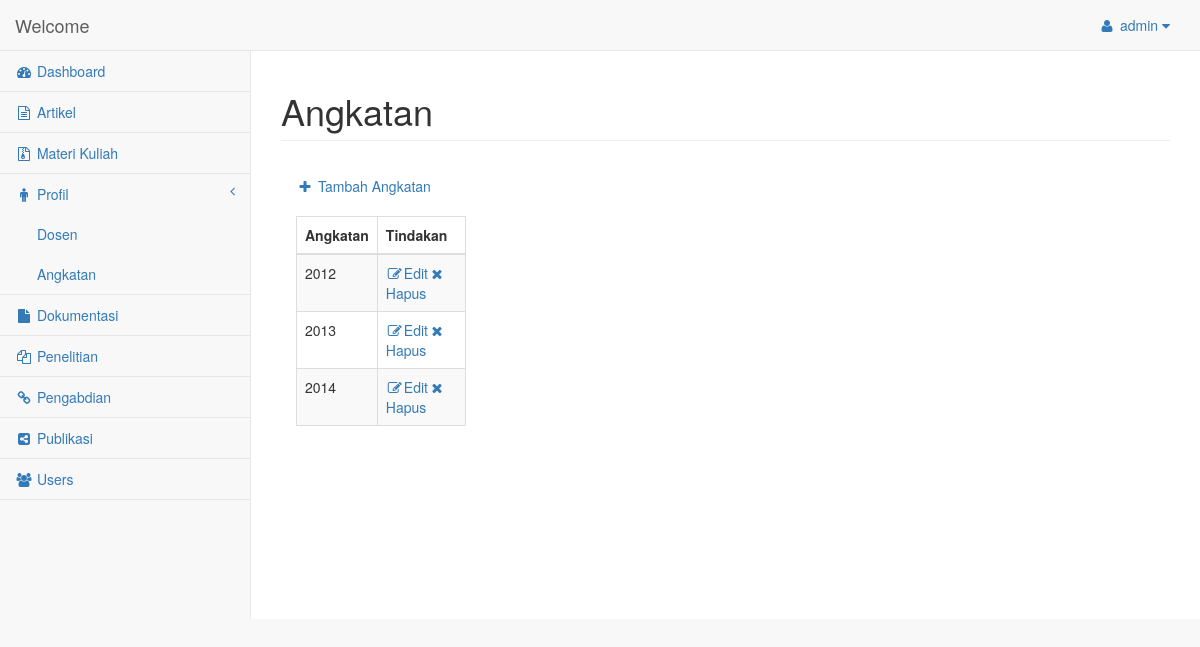
The app's page /angkatan.php (signed in) with its own data.
### tables this page shows
CREATE TABLE IF NOT EXISTS `profil_angkatan` (
  `id` int(10) NOT NULL AUTO_INCREMENT,
  `Angkatan` varchar(10) NOT NULL,
  `Deskripsi` longtext NOT NULL,
  `gambar` varchar(100) NOT NULL,
  PRIMARY KEY (`id`)
);

### angkatan.php (the view, shortened to what this page needs)
<?php
  $username = $_SESSION['user'];
?>
<!DOCTYPE html>
<html lang="en">
<head>
      <link href="bower_components/bootstrap/dist/css/bootstrap.min.css" rel="stylesheet">
      <link href="bower_components/metisMenu/dist/metisMenu.min.css" rel="stylesheet">
      <link href="dist/css/timeline.css" rel="stylesheet">
      <link href="dist/css/sb-admin-2.css" rel="stylesheet">
      <link href="bower_components/morrisjs/morris.css" rel="stylesheet">
      <link href="bower_components/font-awesome/css/font-awesome.min.css" rel="stylesheet" type="text/css">
</head>
<body>
    <div id="wrapper">
        <nav class="navbar navbar-default navbar-static-top" role="navigation" style="margin-bottom: 0">
            <div class="navbar-header">
                <a class="navbar-brand" href="dashboard.php">Welcome</a>
            </div>
            <ul class="nav navbar-top-links navbar-right">
                <li class="dropdown">
                    <a class="dropdown-toggle" data-toggle="dropdown" href="#">
                       <i class="fa fa-user fa-fw"></i> <?php echo $username ?> <i class="fa fa-caret-down"></i>
                    </a>
                </li>
            </ul>
            <div class="navbar-default sidebar" role="navigation">
                <div class="sidebar-nav navbar-collapse">
                    <ul class="nav" id="side-menu">
                      <li>
                          <a href="dashboard.php"><i class="fa fa-dashboard fa-fw"></i> Dashboard</a>
                      </li>
                      <li>
                          <a href="artikel.php"><i class="fa fa-file-text-o fa-fw"></i> Artikel</a>
                      </li>
                      <li>
                          <a href="materikuliah.php"><i class="fa fa-file-archive-o fa-fw"></i> Materi Kuliah</a>
                      </li>
                      <li>
                        <a href="#"><i class="fa fa-male fa-fw"></i> Profil<span class="fa arrow"></span></a>
                        <ul class="nav nav-second-level">
                          <li>
                              <a href="dosen.php">Dosen</a>
                          </li>
                          <li>
                              <a href="angkatan.php">Angkatan</a>
                          </li>
                        </ul>
                      </li>
                      <li>
                          <a href="dokumentasi.php"><i class="fa fa-file fa-fw"></i> Dokumentasi</a>
                      </li>
                      <li>
                          <a href="penelitian.php"><i class="fa fa-files-o fa-fw"></i> Penelitian</a>
                      </li>
                      <li>
                          <a href="pengabdian.php"><i class="fa fa-link fa-fw"></i> Pengabdian</a>
                      </li>
                      <li>
                          <a href="publikasi.php"><i class="fa fa-share-alt-square fa-fw"></i> Publikasi</a>
                      </li>
                      <li>
                          <a href="users.php"><i class="fa fa-users fa-fw"></i> Users</a>
                      </li>
                    </ul>
                </div>
            </div>
        </nav>
        <div id="page-wrapper">
            <div class="row">
                <div class="col-lg-12">
                    <h1 class="page-header">Angkatan</h1>
                </div>
            </div>
            <div class="row">
                <div class="col-lg-3">
                    <div class="panel-body">
                        <a href="tambahangkatan.php"><i class="fa fa-plus fa-fw"></i> Tambah Angkatan</a><br><br>
                        <div class="dataTable_wrapper">
                            <table class="table table-striped table-bordered table-hover" id="dataTables-example">
                                <thead>
                                    <tr>
                                        <th>Angkatan</th>
                                        <th>Tindakan</th>
                                    </tr>
                                </thead>
                                <tbody>
                                    <?php
                                        $pdo = Database::connect();
                                        $sql = 'Select * From profil_angkatan ORDER BY Angkatan ASC';
                                        foreach ($pdo->query($sql) as $row) {
                                            echo '<tr class="even gradeA">';
                                            echo '<td>'. $row['Angkatan'] .'</td>';
                                            echo '<td class="center"><a href="editangkatan.php?id='.$row['id'].'"><i class="fa fa-edit fa-fw"></i>Edit</a><a href="deleteangkatan.php?id='.$row['id'].'"><i class="fa fa-close fa-fw"></i>Hapus</a></td>';
                                            echo '</tr>';
                                        }
                                    ?>
                                </tbody>
                            </table>
                        </div>
                    </div>
                </div>
            </div>
        </div>
    </div>
</body>
</html>

### records on screen
profil_angkatan: Angkatan "2012"
profil_angkatan: Angkatan "2013"
profil_angkatan: Angkatan "2014"

### other values on screen
$username "admin"
